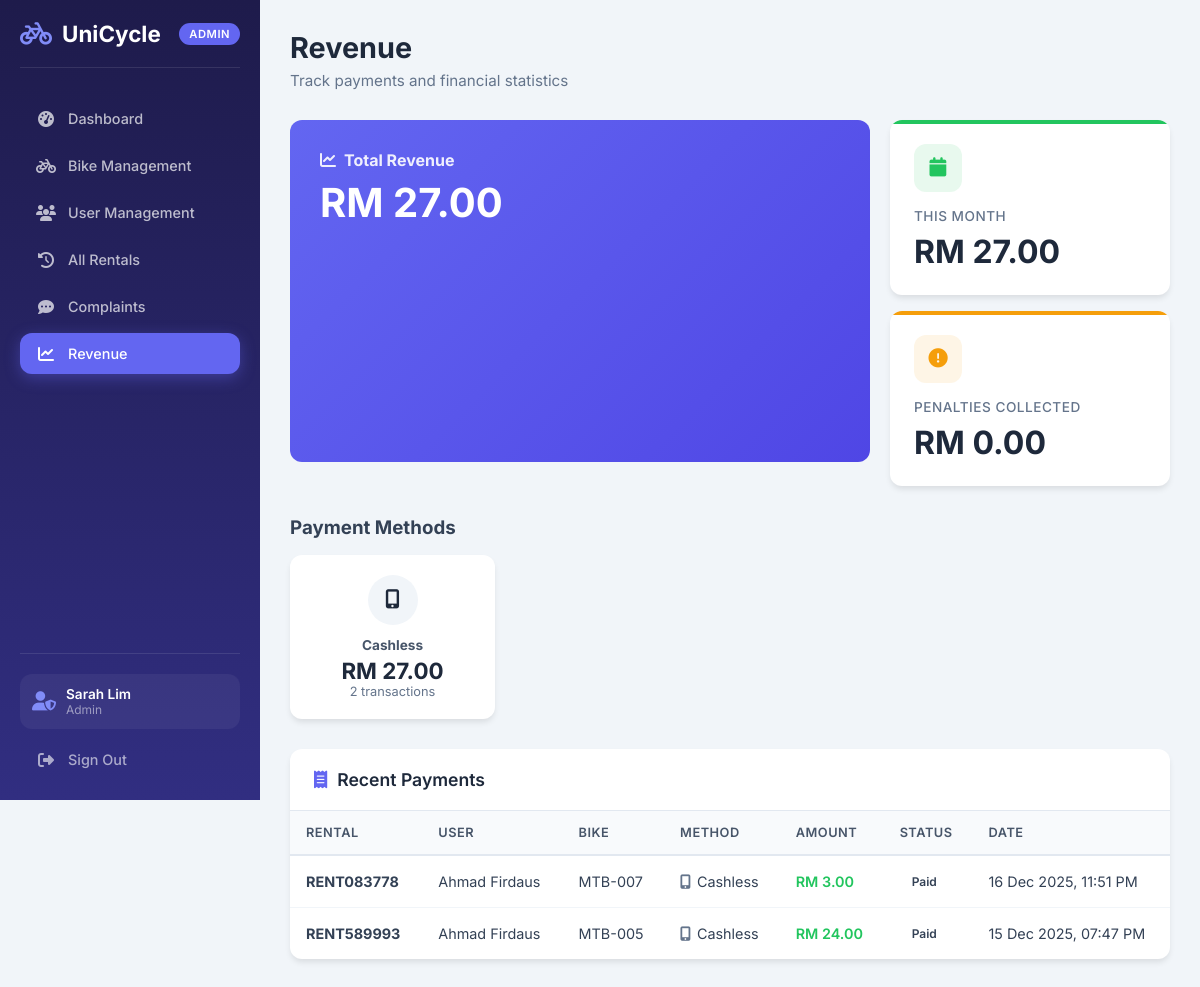
/admin/revenue.php (signed in), run on the app's committed database.
### tables this page shows
CREATE TABLE `payments` (
    `payment_id` INT(11) NOT NULL AUTO_INCREMENT,
    `rental_id` INT(11) NOT NULL,
    `amount` DECIMAL(8,2) NOT NULL,
    `method` ENUM('cashless', 'card', 'ewallet', 'other') NOT NULL DEFAULT 'cashless',
    `status` ENUM('pending', 'paid', 'failed', 'refunded') NOT NULL DEFAULT 'paid',
    `paid_at` DATETIME NOT NULL DEFAULT CURRENT_TIMESTAMP,
    PRIMARY KEY (`payment_id`),
    KEY `fk_payment_rental` (`rental_id`)
);

CREATE TABLE `rentals` (
    `rental_id` INT(11) NOT NULL AUTO_INCREMENT,
    `rental_code` VARCHAR(30) NOT NULL,
    `student_id` INT(11) NOT NULL,
    `bike_id` INT(11) NOT NULL,
    `start_time` DATETIME NOT NULL,
    `expected_return_time` DATETIME NOT NULL,
    `return_time` DATETIME DEFAULT NULL,
    `status` ENUM('active', 'completed', 'late') NOT NULL DEFAULT 'active',
    `hourly_rate` DECIMAL(6,2) NOT NULL DEFAULT 3.00,
    `planned_hours` INT(11) NOT NULL DEFAULT 1,
    `return_condition` ENUM('good', 'minor_issue', 'needs_repair') DEFAULT NULL,
    `return_feedback` TEXT DEFAULT NULL,
    `created_at` TIMESTAMP NOT NULL DEFAULT CURRENT_TIMESTAMP,
    PRIMARY KEY (`rental_id`),
    UNIQUE KEY `rental_code` (`rental_code`),
    KEY `fk_rental_student` (`student_id`),
    KEY `fk_rental_bike` (`bike_id`)
);

CREATE TABLE `students` (
    `student_id` INT(11) NOT NULL AUTO_INCREMENT,
    `name` VARCHAR(100) NOT NULL,
    `email` VARCHAR(100) NOT NULL,
    `password` VARCHAR(255) NOT NULL,
    `role` ENUM('user', 'admin', 'superadmin') NOT NULL DEFAULT 'user',
    `phone` VARCHAR(20) DEFAULT NULL,
    `profile_pic` VARCHAR(255) DEFAULT NULL,
    `created_at` TIMESTAMP NOT NULL DEFAULT CURRENT_TIMESTAMP,
    PRIMARY KEY (`student_id`),
    UNIQUE KEY `email` (`email`)
);

CREATE TABLE `bikes` (
    `bike_id` INT(11) NOT NULL AUTO_INCREMENT,
    `bike_code` VARCHAR(30) NOT NULL,
    `bike_name` VARCHAR(80) NOT NULL,
    `bike_type` ENUM('mountain', 'city', 'other') NOT NULL DEFAULT 'other',
    `status` ENUM('available', 'rented', 'maintenance', 'pending') NOT NULL DEFAULT 'available',
    `location` VARCHAR(100) NOT NULL DEFAULT 'Main Bike Area',
    `last_maintained_date` DATE DEFAULT NULL,
    `created_at` TIMESTAMP NOT NULL DEFAULT CURRENT_TIMESTAMP,
    PRIMARY KEY (`bike_id`),
    UNIQUE KEY `bike_code` (`bike_code`)
);

### admin/revenue.php (the view, shortened to what this page needs)
<?php
require_once 'includes/auth_check.php';
$totalRevenue = $pdo->query("SELECT COALESCE(SUM(amount), 0) FROM payments WHERE status = 'paid'")->fetchColumn();
$totalPenalties = $pdo->query("SELECT COALESCE(SUM(amount), 0) FROM penalties WHERE status = 'paid'")->fetchColumn();
$monthRevenue = $pdo->query("
    SELECT COALESCE(SUM(amount), 0) FROM payments
    WHERE status = 'paid' AND MONTH(paid_at) = MONTH(CURRENT_DATE()) AND YEAR(paid_at) = YEAR(CURRENT_DATE())
")->fetchColumn();
$methodBreakdown = $pdo->query("
    SELECT method, COUNT(*) as count, SUM(amount) as total
    FROM payments WHERE status = 'paid'
    GROUP BY method
")->fetchAll();
$payments = $pdo->query("
    SELECT p.*, r.rental_code, s.name as student_name, b.bike_code
    FROM payments p
    JOIN rentals r ON p.rental_id = r.rental_id
    JOIN students s ON r.student_id = s.student_id
    JOIN bikes b ON r.bike_id = b.bike_id
    ORDER BY p.paid_at DESC
    LIMIT 20
")->fetchAll();
?>
<!DOCTYPE html>
<html lang="en">
<head>
    <link rel="stylesheet" href="admin.css">
    <link rel="stylesheet" href="https://cdnjs.cloudflare.com/ajax/libs/font-awesome/6.5.0/css/all.min.css">
</head>
<body>
    <?php include 'includes/sidebar.php'; ?>
    <main class="admin-main">
        <div class="page-header">
            <h1>Revenue</h1>
            <p>Track payments and financial statistics</p>
        </div>
        <div class="stats-grid" style="grid-template-columns: repeat(3, 1fr);">
            <div class="revenue-highlight" style="grid-column: span 2;">
                <h2><i class="fas fa-chart-line" style="margin-right: 8px;"></i>Total Revenue</h2>
                <div class="amount">RM <?= number_format($totalRevenue, 2) ?></div>
            </div>
            <div>
                <div class="stat-card success" style="margin-bottom: 16px;">
                    <div class="icon"><i class="fas fa-calendar"></i></div>
                    <h3>This Month</h3>
                    <div class="value">RM <?= number_format($monthRevenue, 2) ?></div>
                </div>
                <div class="stat-card warning">
                    <div class="icon"><i class="fas fa-exclamation-circle"></i></div>
                    <h3>Penalties Collected</h3>
                    <div class="value">RM <?= number_format($totalPenalties, 2) ?></div>
                </div>
            </div>
        </div>
        <h3 style="margin: 30px 0 16px; color: var(--gray-700);">Payment Methods</h3>
        <div class="stats-grid" style="grid-template-columns: repeat(4, 1fr);">
            <?php
            $methodIcons = [
                'cashless' => 'fas fa-mobile-alt',
                'card' => 'fas fa-credit-card',
                'ewallet' => 'fas fa-wallet',
                'other' => 'fas fa-money-bill'
            ];
            foreach ($methodBreakdown as $method):
                ?>
                <div class="method-card">
                    <div class="method-icon">
                        <i class="<?= $methodIcons[$method['method']] ?? 'fas fa-money-bill' ?>"></i>
                    </div>
                    <h4><?= ucfirst($method['method']) ?></h4>
                    <div class="value">RM <?= number_format($method['total'], 2) ?></div>
                    <div class="count"><?= $method['count'] ?> transactions</div>
                </div>
            <?php endforeach; ?>
        </div>
        <div class="content-card" style="margin-top: 30px;">
            <div class="card-header">
                <h2><i class="fas fa-receipt" style="margin-right: 10px; color: var(--primary);"></i>Recent Payments
                </h2>
            </div>
            <div class="card-body" style="padding: 0;">
                <table class="admin-table">
                    <thead>
                        <tr>
                            <th>Rental</th>
                            <th>User</th>
                            <th>Bike</th>
                            <th>Method</th>
                            <th>Amount</th>
                            <th>Status</th>
                            <th>Date</th>
                        </tr>
                    </thead>
                    <tbody>
                        <?php foreach ($payments as $payment): ?>
                            <tr>
                                <td><strong><?= htmlspecialchars($payment['rental_code']) ?></strong></td>
                                <td><?= htmlspecialchars($payment['student_name']) ?></td>
                                <td><?= htmlspecialchars($payment['bike_code']) ?></td>
                                <td>
                                    <span style="display: inline-flex; align-items: center; gap: 6px;">
                                        <i class="<?= $methodIcons[$payment['method']] ?? 'fas fa-money-bill' ?>"
                                            style="color: var(--gray-500);"></i>
                                        <?= ucfirst($payment['method']) ?>
                                    </span>
                                </td>
                                <td style="font-weight: 600; color: var(--success);">RM
                                    <?= number_format($payment['amount'], 2) ?></td>
                                <td><span class="badge <?= $payment['status'] ?>"><?= ucfirst($payment['status']) ?></span>
                                </td>
                                <td><?= date('d M Y, h:i A', strtotime($payment['paid_at'])) ?></td>
                            </tr>
                        <?php endforeach; ?>
                    </tbody>
                </table>
            </div>
        </div>
    </main>
</body>
</html>

### admin/admin.css (style rules this page uses)
:root { --primary: #6366f1; --primary-dark: #4f46e5; --primary-light: #818cf8; --secondary: #0ea5e9; --success: #22c55e; --warning: #f59e0b; --danger: #ef4444; --dark: #1e1b4b; --gray-50: #f8fafc; --gray-100: #f1f5f9; --gray-200: #e2e8f0; --gray-300: #cbd5e1; --gray-400: #94a3b8; --gray-500: #64748b; --gray-600: #475569; --gray-700: #334155; --gray-800: #1e293b; --gray-900: #0f172a; --sidebar-width: 260px; --header-height: 70px; --border-radius: 12px; --shadow-sm: 0 1px 2px 0 rgb(0 0 0 / 0.05); --shadow: 0 4px 6px -1px rgb(0 0 0 / 0.1); --shadow-lg: 0 10px 25px -3px rgb(0 0 0 / 0.1); }
* { margin: 0; padding: 0; box-sizing: border-box; }
body { font-family: 'Inter', -apple-system, BlinkMacSystemFont, 'Segoe UI', Roboto, sans-serif; background: var(--gray-100); color: var(--gray-800); min-height: 100vh; display: flex; }
.admin-main { margin-left: var(--sidebar-width); flex: 1; padding: 30px; min-height: 100vh; }
.page-header { margin-bottom: 30px; }
.page-header h1 { font-size: 1.8rem; font-weight: 700; color: var(--gray-800); margin-bottom: 6px; }
.page-header p { color: var(--gray-500); font-size: 0.95rem; }
.stats-grid { display: grid; grid-template-columns: repeat(auto-fit, minmax(240px, 1fr)); gap: 20px; margin-bottom: 30px; }
.stat-card { background: white; border-radius: var(--border-radius); padding: 24px; box-shadow: var(--shadow); position: relative; overflow: hidden; transition: transform 0.2s ease, box-shadow 0.2s ease; }
.stat-card::before { content: ''; position: absolute; top: 0; left: 0; right: 0; height: 4px; background: var(--primary); }
.stat-card.success::before { background: var(--success); }
.stat-card.warning::before { background: var(--warning); }
.stat-card .icon { width: 48px; height: 48px; border-radius: 12px; display: flex; align-items: center; justify-content: center; font-size: 1.2rem; margin-bottom: 16px; background: rgba(99, 102, 241, 0.1); color: var(--primary); }
.stat-card.success .icon { background: rgba(34, 197, 94, 0.1); color: var(--success); }
.stat-card.warning .icon { background: rgba(245, 158, 11, 0.1); color: var(--warning); }
.stat-card h3 { font-size: 0.85rem; font-weight: 500; color: var(--gray-500); margin-bottom: 8px; text-transform: uppercase; letter-spacing: 0.5px; }
.stat-card .value { font-size: 2rem; font-weight: 700; color: var(--gray-800); }
.content-card { background: white; border-radius: var(--border-radius); box-shadow: var(--shadow); overflow: hidden; }
.card-header { padding: 20px 24px; border-bottom: 1px solid var(--gray-200); display: flex; align-items: center; justify-content: space-between; }
.card-header h2 { font-size: 1.1rem; font-weight: 600; color: var(--gray-800); }
.card-body { padding: 24px; }
.admin-table { width: 100%; border-collapse: collapse; }
.admin-table th { background: var(--gray-50); padding: 14px 16px; text-align: left; font-weight: 600; font-size: 0.8rem; text-transform: uppercase; letter-spacing: 0.5px; color: var(--gray-600); border-bottom: 2px solid var(--gray-200); }
.admin-table td { padding: 14px 16px; border-bottom: 1px solid var(--gray-100); font-size: 0.9rem; color: var(--gray-700); }
.admin-table tbody tr:last-child td { border-bottom: none; }
.badge { display: inline-flex; align-items: center; padding: 4px 12px; border-radius: 20px; font-size: 0.75rem; font-weight: 600; }

### admin/revenue.php (style rules this page uses)
.revenue-highlight { background: linear-gradient(135deg, var(--primary) 0%, var(--primary-dark) 100%); color: white; border-radius: var(--border-radius); padding: 30px; margin-bottom: 24px; }
.revenue-highlight h2 { font-size: 1rem; opacity: 0.9; margin-bottom: 8px; }
.revenue-highlight .amount { font-size: 2.5rem; font-weight: 700; }
.method-card { background: white; padding: 20px; border-radius: var(--border-radius); box-shadow: var(--shadow); text-align: center; }
.method-card .method-icon { width: 50px; height: 50px; border-radius: 50%; background: var(--gray-100); display: flex; align-items: center; justify-content: center; margin: 0 auto 12px; font-size: 1.2rem; }
.method-card h4 { color: var(--gray-600); font-size: 0.85rem; margin-bottom: 4px; }
.method-card .value { font-size: 1.4rem; font-weight: 700; color: var(--gray-800); }
.method-card .count { font-size: 0.8rem; color: var(--gray-500); }

### data on the page
payments: rental.rental_code "RENT083778", students.name "Ahmad Firdaus", bikes.bike_code "MTB-007", method "Cashless", amount "3.00", status "Paid", paid_at "16 Dec 2025, 11:51 PM"
payments: rental.rental_code "RENT589993", students.name "Ahmad Firdaus", bikes.bike_code "MTB-005", method "Cashless", amount "24.00", status "Paid", paid_at "15 Dec 2025, 07:47 PM"

### other printed values
$_SESSION['student_name'] "Sarah Lim"
$_SESSION['admin_role'] "Admin"
$totalRevenue "27.00"
$monthRevenue "27.00"
$totalPenalties "0.00"
$method['method'] "Cashless"
$method['total'] "27.00"
$method['count'] "2"
